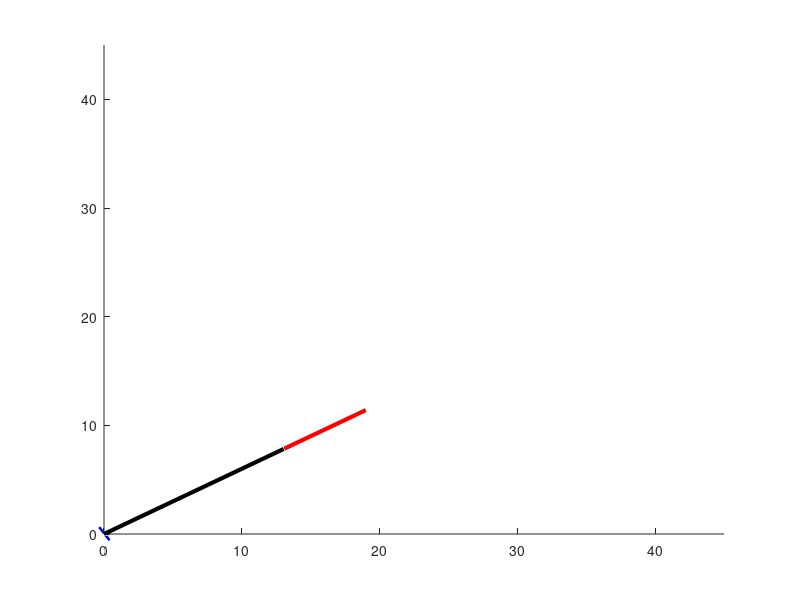

Recreate this plot in MATLAB. (Note: this script raises an error after producing the figure.)
clc;clear all;
format short

L1 = 13.5; L2=15.5; L3=13.5;

M1=10;
M2=14.8;
M3=14;
d1=L1;
a3=L2;
a4=L3;
PHIH=pi;

x=5;y=3;z=5;
s2=sqrt((x^2+y^2)/(a3^2));
c2=1-sqrt((1-s2^2));

q2o=atan2(s2,c2);
q1o=atan2(y,x);
q3o=(PHIH-q1o-q2o);

x=8;y=12;
s2=sqrt((x^2+y^2)/(a3^2));
c2=1-sqrt((1-s2^2));
q2f=atan2(s2,c2);
q1f=atan2(y,x);
q3f=(PHIH-q1f-q2f);

T01=[cos(q1o) -sin(q1o) 0 0;
sin(q1o) cos(q1o) 0 0;
0 0 1 d1;
0 0 0 1];

T12=[sin(q2o) cos(q2o) 0 0;
0 0 1 0;
cos(q2o) -sin(q2o) 0 0;
0 0 0 1];

T23=[cos(q3o) -sin(q3o) 0 a3;
sin(q3o) cos(q3o) 0 0;
0 0 1 0;
0 0 0 1];

T34= [1 0 0 a4;
0 1 0 0; 
0 0 1 0;
0 0 0 1];

T02=T01*T12;
T03=T01*T12*T23;
T04=T01*T12*T23*T34;

axis([0 45 0 45 0 45]);

Ax1=[T01(1,4),T02(1,4)];
Ay1=[T01(2,4),T02(2,4)];
Az1=[0,T02(3,4)];
Ax2=[T02(1,4),T03(1,4)];
Ay2=[T02(2,4),T03(2,4)];
Az2=[T02(3,4),T03(3,4)];
Ax3=[T03(1,4),T04(1,4)];
Ay3=[T03(2,4),T04(2,4)];
Az3=[T03(3,4),T04(3,4)];
Ax4=[-.1,.1];
Ay4=[-.1,.1];
Az4=[-.1,.1];

p1=line(Ax1,Ay1,Az1,'LineWidth',[3],'Color','Y');
p2=line(Ax2,Ay2,Az2,'LineWidth',[3],'Color','k');
p3=line(Ax3,Ay3,Az3,'LineWidth',[3],'Color','R');
p4=line(Ax4,Ay4,Az4,'LineWidth',[12],'Color','B');

drawnow
pause()

n=1;
tf=1
g=9.81

for t=0:0.01:tf

a1o=q1o;
a11=0;
a12=(3/tf^2)*(q1f-q1o);
a13=(-2/tf^3)*(q1f-q1o);

a2o=q2o;
a21=0;
a22=(3/tf^2)*(q2f-q2o);
a23=(-2/tf^3)*(q2f-q2o);

a3o=q3o;
a31=0;
a32=(3/tf^2)*(q3f-q3o);
a33=(-2/tf^3)*(q3f-q3o);

q1=a1o+a11*t+a12*t^2+a13*t^3;
q2=a2o+a21*t+a22*t^2+a23*t^3;
q3=a3o+a31*t+a32*t^2+a33*t^3;

dq1=a11+2*a12*t+3*a13*t^2;
dq2=a21+2*a22*t+3*a23*t^2;
dq3=a31+2*a32*t+3*a33*t^2;

ddq1=2*a12+6*a13*t;
ddq2=2*a22+6*a23*t;
ddq3=2*a32+6*a33*t;

c1=cos(q1);
s1=sin(q1);

x=c1*s2*a3;
y=s1*s2*a3;
z=c2*a3+d1;

T01=[cos(q1) -sin(q1) 0 0;
sin(q1) cos(q1) 0 0;
0 0 1 d1;
0 0 0 1];

T12=[sin(q2) cos(q2) 0 0;
0 0 1 0;
cos(q2) -sin(q2) 0 0;
0 0 0 1];

T23=[cos(q3) -sin(q3) 0 a3;
sin(q3) cos(q3) 0 0;
0 0 1 0;
0 0 0 1];

T34= [1 0 0 a4;
0 1 0 0; 
0 0 1 0;
0 0 0 1];

T02=T01*T12;
T03=T01*T12*T23;
T04=T01*T12*T23*T34;

M=[0.158 0 0;
    0 2.830 2.835*c2;
    0 0.945*c2 0]

V=[0;
    -1.89*s2*dq2*dq1-0.945*s2*dq2^2-0.8447*g*c1*dq1-2.401*g*cos(q1+q2)*(dq1+dq2);
    -0.945*s2*dq2*dq1-8.447*g*c1*dq1-2.401*g*cos(q1+q2)*(dq1+dq2)+0.945*(dq1^2)*s2+0.945*dq1*dq2*s2];

G=[0;
    8.447*g*c1+2.401*g*cos(q1+q2);
    2.401*g*cos(q1+q2)]

T=M*[ddq1;ddq2;ddq3]+V+G;

axis([0 45 0 45 0 45]);

Ax1=[T01(1,4),T02(1,4)];
Ay1=[T01(2,4),T02(2,4)];
Az1=[0,T02(3,4)];
Ax2=[T02(1,4),T03(1,4)];
Ay2=[T02(2,4),T03(2,4)];
Az2=[T02(3,4),T03(3,4)];
Ax3=[T03(1,4),T04(1,4)];
Ay3=[T03(2,4),T04(2,4)];
Az3=[T03(3,4),T04(3,4)];
Ax4=[-.1,.1];
Ay4=[-.1,.1];
Az4=[-.1,.1];

set(p1,'X',Ax1,'Y',Ay1,'Z',Az1);
set(p2,'X',Ax2,'Y',Ay2,'Z',Az2);
set(p3,'X',Ax3,'Y',Ay3,'Z',Az3);
set(p4,'X',Ax4,'Y',Ay4,'Z',Az4);

o1(n,1)=Ax3(2);
o1(n,2)=Ay3(2);
o1(n,3)=Az3(2);
o2(n,1)=t;
o3(n,1)=T(1,1);
o3(n,2)=T(2,1);
o3(n,3)=T(3,1);
drawnow
pause(0.0001)
n=n+1;
end
hold on;
plot3(o1(:,1),o1(:,2),o1(:,3),'r');
figure
plot(o2(:,1),o3(:,1),'r');
hold on;
plot(o2(:,1),o3(:,2),'b ');
hold on;
plot(o2(:,1),o3(:,3),'k');

